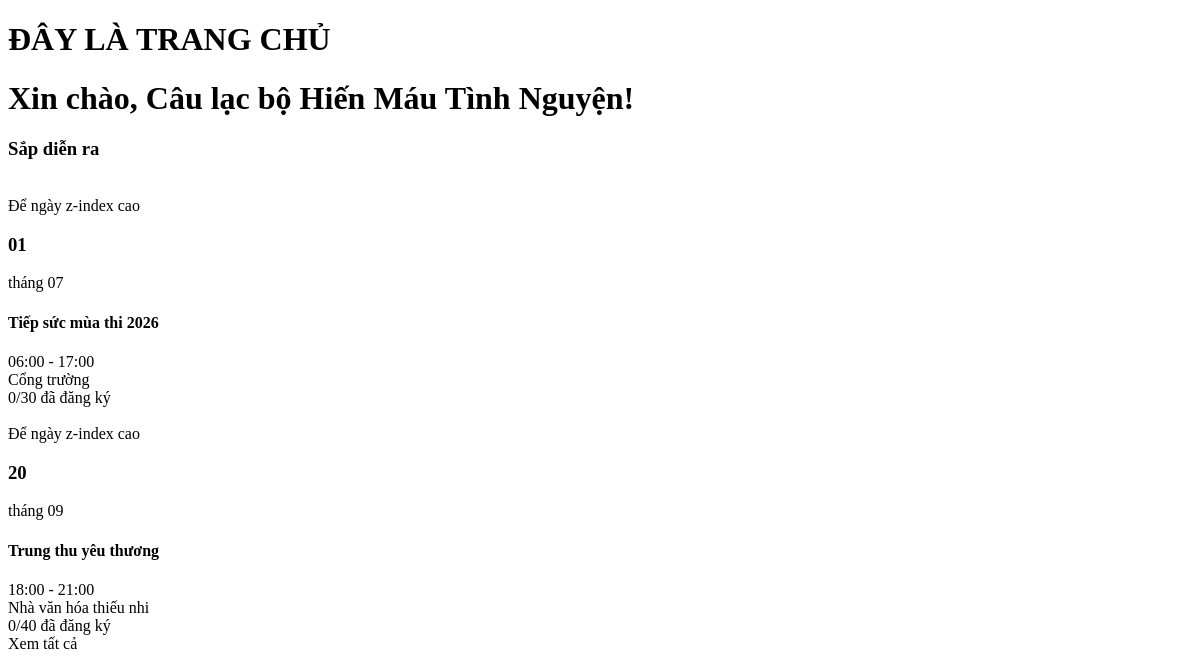
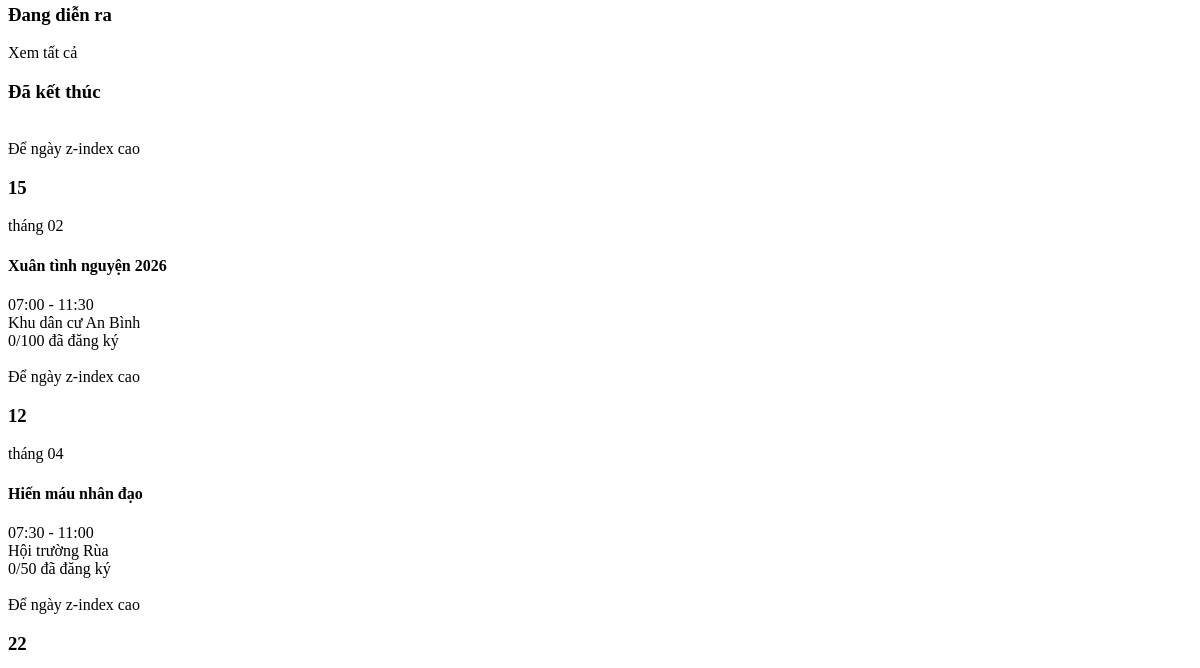
Before: /manager/pages/dashboard.php (signed in, upper part) with the older database file (2 pictures, top to bottom).
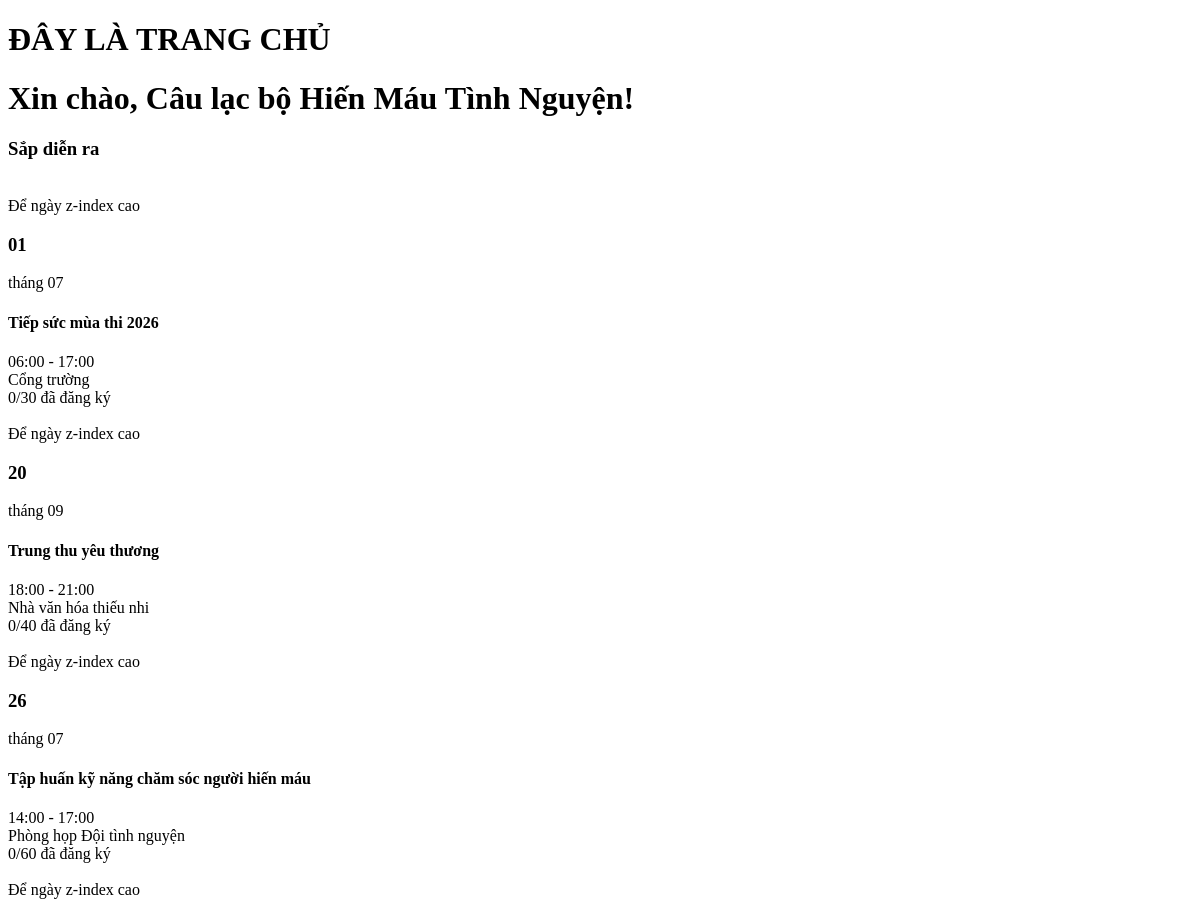
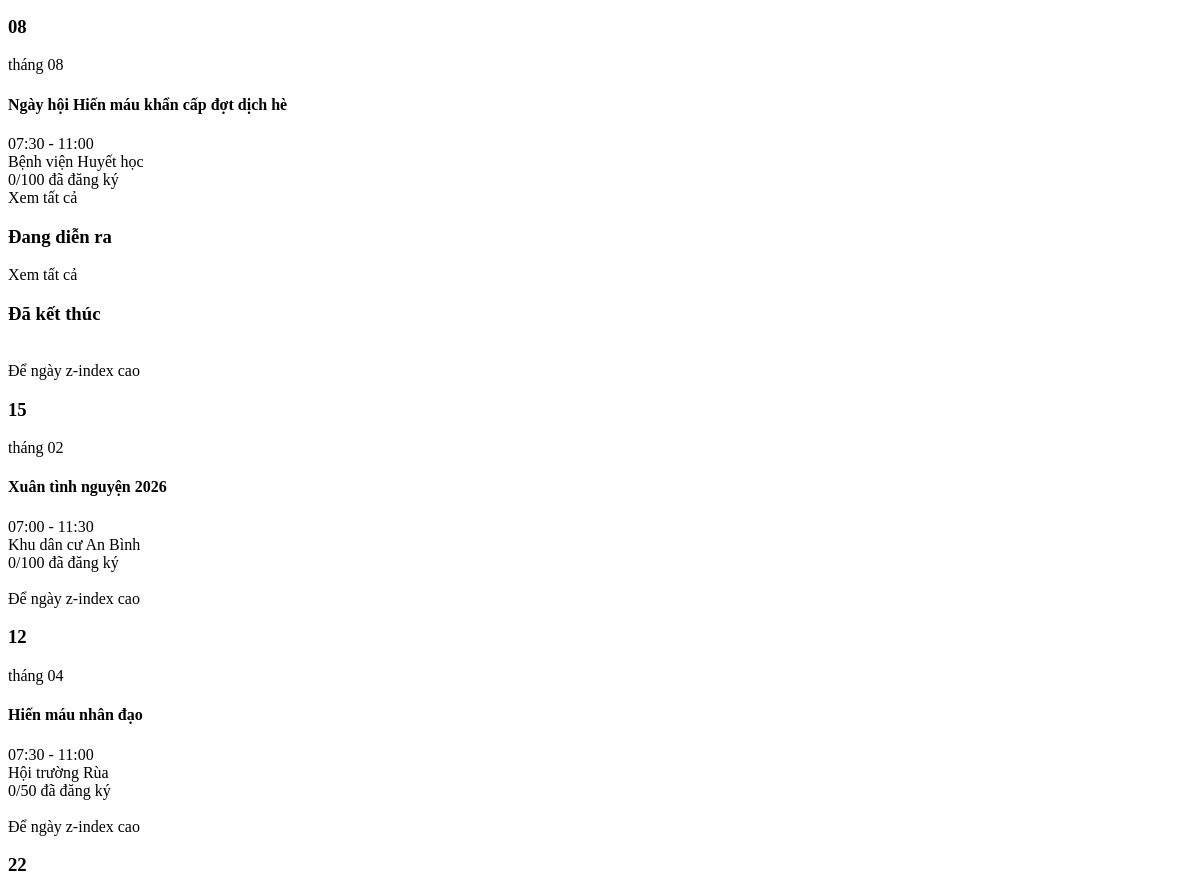
After: the same page with the newer database file (2 pictures, top to bottom).
### tables this page shows
CREATE TABLE `tochuc` (
  `MaToChuc` varchar(11) NOT NULL,
  `MaTaiKhoan` int(11) NOT NULL,
  `MaDonVi` varchar(11) NOT NULL,
  `TenToChuc` varchar(250) NOT NULL,
  `NgayThanhLap` date NOT NULL,
  `MoTa` text NOT NULL,
  `AnhDaiDien` varchar(256) NOT NULL
);

CREATE TABLE `hoatdong` (
  `MaHoatDong` varchar(11) NOT NULL,
  `MaToChuc` varchar(11) NOT NULL,
  `TenHoatDong` varchar(250) NOT NULL,
  `NgayTao` date NOT NULL,
  `DiaDiem` varchar(250) NOT NULL,
  `SoLuongToiDa` int(11) NOT NULL,
  `ThoiGianBatDau` datetime NOT NULL,
  `ThoiGianKetThuc` datetime NOT NULL,
  `DiemRenLuyen` int(11) NOT NULL,
  `MucCongDiem` varchar(150) NOT NULL,
  `NoiDungHD` text NOT NULL,
  `HinhAnh` varchar(256) NOT NULL,
  `Token` varchar(250) NOT NULL
);

### manager/auth.php (called while the page is built, shortened)
<?php
$stmt1 = $conn->prepare("SELECT * FROM ToChuc WHERE MaTaiKhoan = ?");
$stmt1->execute([$_SESSION['user_id']]);
$org = $stmt1->fetch(PDO::FETCH_ASSOC);
?>

### manager/pages/dashboard.php (the view, shortened to what this page needs)
<?php
require_once "../../config/db.php";
require_once "../auth.php";
$stmt1 = $conn->prepare("SELECT
                            hd.*,
                            COUNT(dk.MSSV) AS total
                        FROM HoatDong hd
                        LEFT JOIN DangKy dk
                            ON hd.MaHoatDong = dk.MaHoatDong
                        WHERE hd.MaToChuc = ?
                            AND hd.ThoiGianBatDau > NOW()
                        GROUP BY hd.MaHoatDong");
$stmt1->execute([$org['MaToChuc']]);
$stmt3 = $conn->prepare("SELECT
                            hd.*,
                            COUNT(dk.MSSV) AS total
                        FROM HoatDong hd
                        LEFT JOIN DangKy dk
                            ON hd.MaHoatDong = dk.MaHoatDong
                        WHERE hd.MaToChuc = ?
                            AND hd.ThoiGianKetThuc < NOW()
                        GROUP BY hd.MaHoatDong");
$stmt3->execute([$org['MaToChuc']]);
?>
<!DOCTYPE html>
<html lang="en">
<head>
    <link rel="stylesheet" href="../assets/css/manager-pages.css">
</head>
<body>
    <h1>ĐÂY LÀ TRANG CHỦ</h1>
    <h1>Xin chào, <?= $org['TenToChuc'] ?>!</h1>
    <div class="container">
        <div class="title-container">
            <h3>Sắp diễn ra</h3>
        </div>
        <div class="card-container">
            <?php $count = 0;
            while($row = $stmt1->fetch(PDO::FETCH_ASSOC)){
                $count++;?>
            <div class="card-item <?= $count > 4 ? 'hidden-card-item' : '' ?>">
                <div class="img-card-item">
                </div>
                <div class="title-card-item">
                    <div class="date-card-item">Để ngày z-index cao
                        <?php $dateStart = new DateTime($row['ThoiGianBatDau']);
                        $dateEnd = new DateTime($row['ThoiGianKetThuc']); ?>
                        <h3><?= $dateStart->format('d'); ?></h3>
                        <span>tháng <?= $dateStart->format('m'); ?></span>
                    </div>
                    <h4><?= $row['TenHoatDong'] ?></h4>
                    <div class="info-card-item">
                        <div class="info-card-item-inside">
                            <span><?= $dateStart->format('H:i'); ?> - <?= $dateEnd->format('H:i'); ?></span>
                        </div>
                        <div class="info-card-item-inside">
                            <span><?= $row['DiaDiem'] ?></span>
                        </div>
                        <div class="info-card-item-inside">
                            <span><?= $row['total'] ?>/<?= $row['SoLuongToiDa']?> đã đăng ký</span>
                        </div>
                    </div>
                </div>
            </div>
            <?php } ?>
        </div>
        <div class="see-all-card-btn">Xem tất cả</div>
    </div>
    <div class="container">
        <div class="title-container">
            <h3>Đang diễn ra</h3>
        </div>
        <div class="see-all-card-btn">Xem tất cả</div>
    </div>
    <div class="container">
        <div class="title-container">
            <h3>Đã kết thúc</h3>
        </div>
        <div class="card-container">
            <?php $count = 0;
            while($row = $stmt3->fetch(PDO::FETCH_ASSOC)){
                $count++;?>
            <div class="card-item <?= $count > 4 ? 'hidden-card-item' : '' ?>">
                <div class="img-card-item">
                </div>
                <div class="title-card-item">
                    <div class="date-card-item">Để ngày z-index cao
                        <?php $dateStart = new DateTime($row['ThoiGianBatDau']);
                        $dateEnd = new DateTime($row['ThoiGianKetThuc']); ?>
                        <h3><?= $dateStart->format('d'); ?></h3>
                        <span>tháng <?= $dateStart->format('m'); ?></span>
                    </div>
                    <h4><?= $row['TenHoatDong'] ?></h4>
                    <div class="info-card-item">
                        <div class="info-card-item-inside">
                            <span><?= $dateStart->format('H:i'); ?> - <?= $dateEnd->format('H:i'); ?></span>
                        </div>
                        <div class="info-card-item-inside">
                            <span><?= $row['DiaDiem'] ?></span>
                        </div>
                        <div class="info-card-item-inside">
                            <span><?= $row['total'] ?>/<?= $row['SoLuongToiDa']?> đã đăng ký</span>
                        </div>
                    </div>
                </div>
            </div>
            <?php } ?>
        </div>
    </div>
</body>
</html>

Changed rows visible on the page:
added hoatdong: ThoiGianBatDau "26", ThoiGianBatDau "07", TenHoatDong "Tập huấn kỹ năng chăm sóc người hiến máu", ThoiGianBatDau "14:00", ThoiGianKetThuc "17:00", DiaDiem "Phòng họp Đội tình nguyện", total "0", SoLuongToiDa "60", shown under "Sắp diễn ra"
added hoatdong: ThoiGianBatDau "08", TenHoatDong "Ngày hội Hiến máu khẩn cấp đợt dịch hè", ThoiGianBatDau "07:30", ThoiGianKetThuc "11:00", DiaDiem "Bệnh viện Huyết học", total "0", SoLuongToiDa "100", shown under "Sắp diễn ra"
